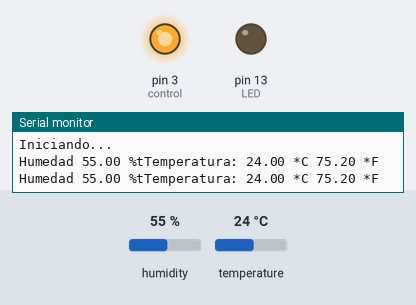
A sketch run on a simulated Arduino Uno, built with avr-gcc and run on an emulated ATmega328P. On the bench: output pins drawn as LEDs (lit = HIGH), the last lines printed to the serial monitor. The test bench sets the inputs (shaded band); at power-on: temperature 24 °C, humidity 55 %.

Above: at 10.8 s.
10.9 s: temperature set to 29.5 °C
18.4 s: temperature set to 30.8 °C
At 21.3 s:
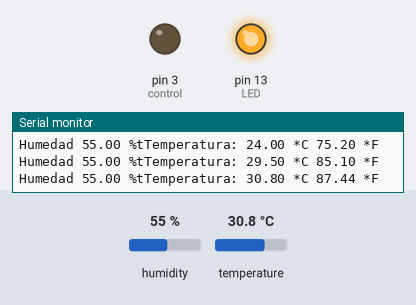
25.9 s: temperature set to 12 °C
At 30.7 s:
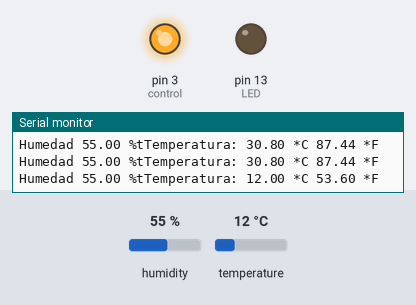
33.4 s: temperature set to 33 °C
At 35.9 s:
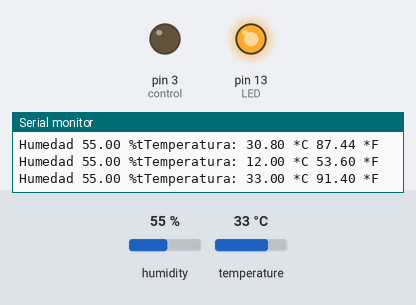
Timing chart, 0 to 37.4 s (numbered marks = the images above; inputs shaded):
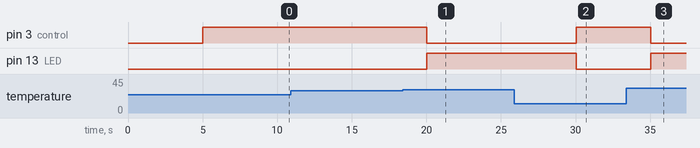

The sketch:

practicaCompleta.ino
```cpp
//PRACTICA: Que el LED y el RELAY se enciendan cuando la temperatura sea mayor a la variable definida.

//Declaramos la libreria de control de sensores DHT
#include <DHT.h>

//Definimos el pin del LED
#define LED 13
// Definimos el pin digital donde se conecta el sensor
#define DHTPIN 2
// Definimos el tipo de sensor
//#define DHTTYPE DHT11   // Descomentar si se usa el DHT 11
#define DHTTYPE DHT22   // Sensor DHT22
// Definimos el pin del relay
#define control 3

// Inicializamos el sensor DHT11
DHT dht(DHTPIN, DHTTYPE);

void setup() {
  // Inicializamos comunicación serie
  Serial.begin(9600);
  Serial.println("Iniciando...");
  //Definimos el pin del LED como salida
  pinMode(LED, OUTPUT);

  // Inicializamos el sensor DHT
  dht.begin();
  // Inicializamos el RELAY
  pinMode(control,  OUTPUT) ;
}

void loop() {
  delay(5000);  // Esperamos 5 segundos entre lecturas

  float h = dht.readHumidity(); //Leemos la Humedad
  float t = dht.readTemperature(); //Leemos la temperatura en grados Celsius
  float f = dht.readTemperature(true); //Leemos la temperatura en grados Fahrenheit

  //Si la temperatura leida es mayor a 30 grados centigrados encedemos el led, sino lo apagamos
  if (t > 30)
  {
    digitalWrite(LED, HIGH);
    digitalWrite(control, LOW); //El RELAY se enciende en bajo
  } else {
    digitalWrite(LED, LOW);
    digitalWrite(control, HIGH);
  }

  //Enviamos las lecturas por el puerto serial
  Serial.print("Humedad ");
  Serial.print(h);
  Serial.print(" %t");
  Serial.print("Temperatura: ");
  Serial.print(t);
  Serial.print(" *C ");
  Serial.print(f);
  Serial.println(" *F");
}
```

Measured:
- the behaviour switches between 30 and 30.1 °C on temperature (found by bisection; images 0 and 1)
- after the input at 18.4 s, pin 3 (control): HIGH → LOW after 1.6 s; pin 13 (LED): LOW → HIGH after 1.6 s
- after the input at 25.9 s, pin 3 (control): LOW → HIGH after 4.1 s; pin 13 (LED): HIGH → LOW after 4.1 s
- after the input at 33.4 s, pin 3 (control): HIGH → LOW after 1.6 s; pin 13 (LED): LOW → HIGH after 1.6 s
